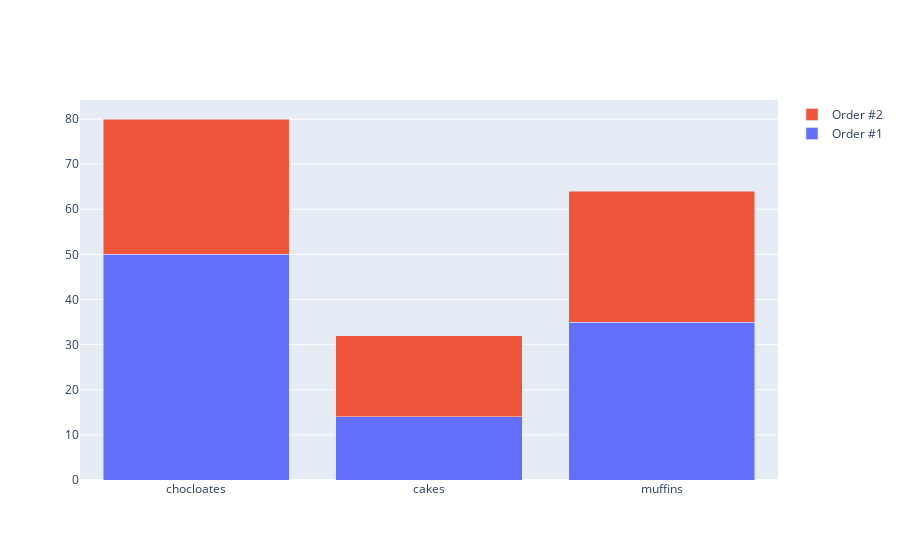

Notebook cell for this chart:
### Code cell
fig = go.Figure(data = data,
                layout = layout
               )

offline.iplot(fig)

### Figure 1 — Plotly figure (JSON) as saved in the notebook; plotly's stock layout.template omitted (floating-point values rounded to 4 significant figures)
{"data": [{"name": "Order #1", "type": "bar", "x": ["chocloates", "cakes", "muffins"], "y": [50, 14, 35]}, {"name": "Order #2", "type": "bar", "x": ["chocloates", "cakes", "muffins"], "y": [30, 18, 29]}], "layout": {"barmode": "stack"}}
